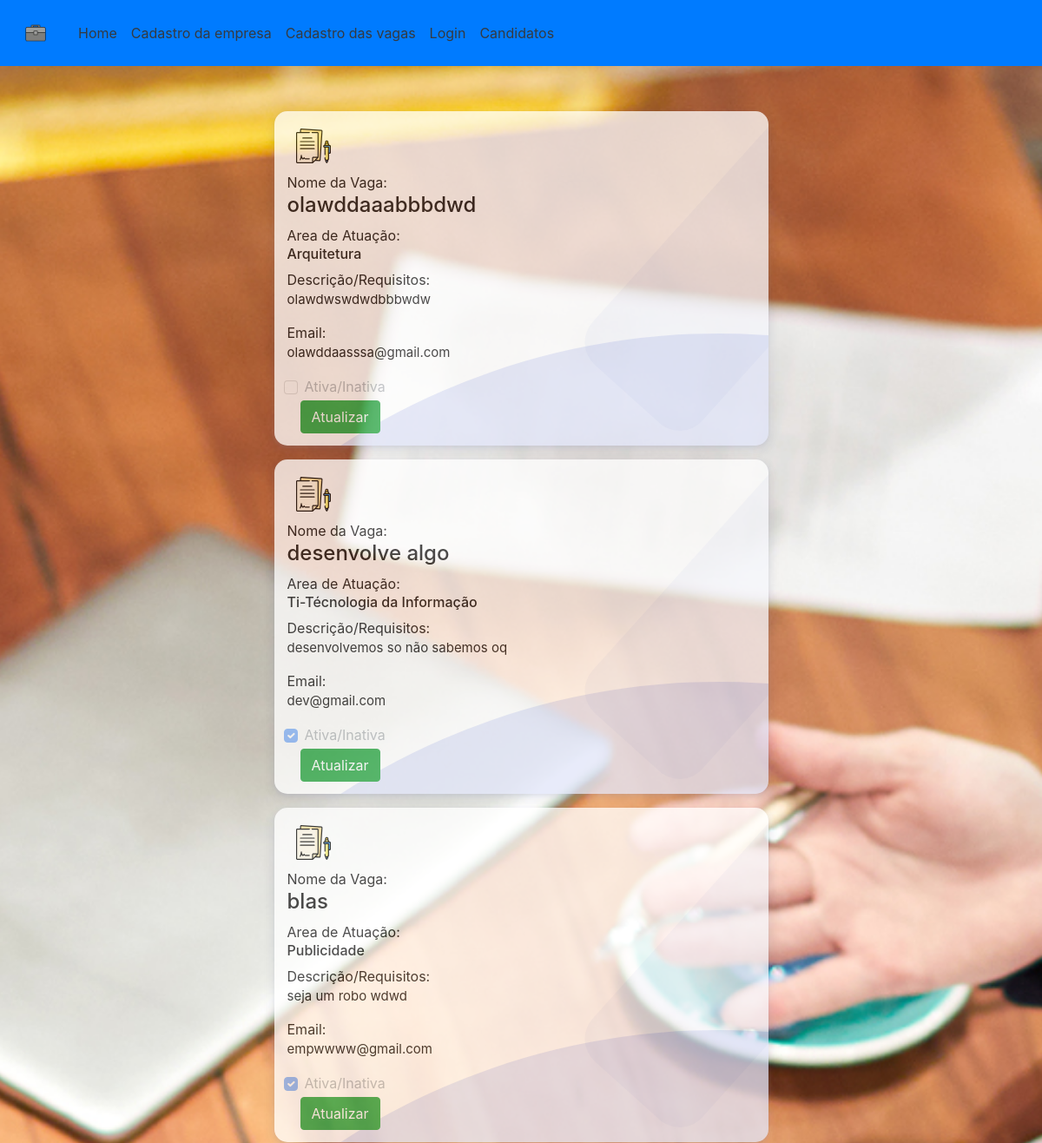
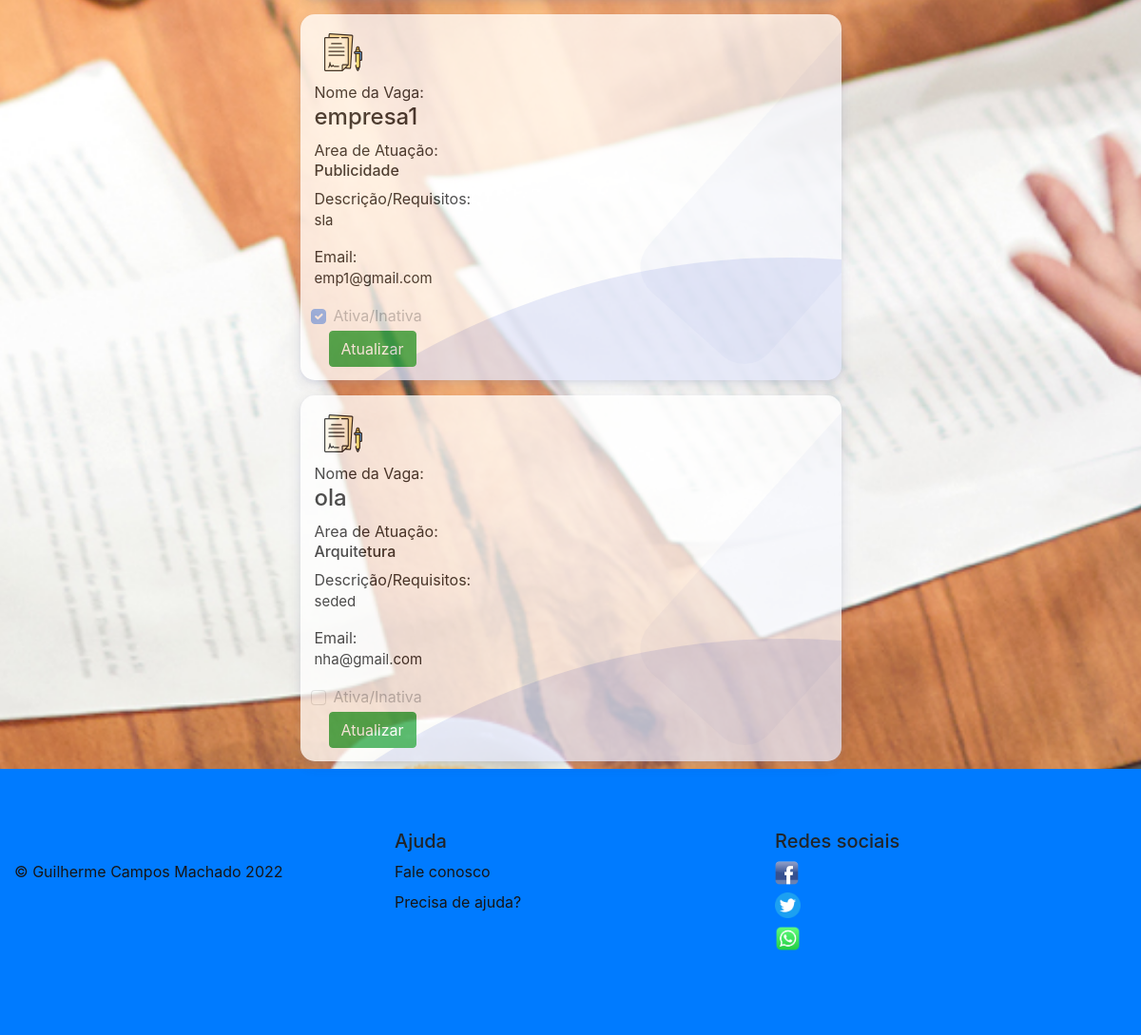
Screenshot of /emprego_sempre/indexempresa.php (signed in) with the database file from the repository (2 pictures, top to bottom).
### tables this page shows
CREATE TABLE IF NOT EXISTS `cadastro_vagas` (
  `id_cadastro_vagas` int(11) NOT NULL AUTO_INCREMENT,
  `praso_incial` datetime NOT NULL DEFAULT current_timestamp(),
  `nome_vagas` varchar(100) NOT NULL DEFAULT '',
  `id_area` int(11) NOT NULL DEFAULT 0,
  `id_usuario` int(11) NOT NULL DEFAULT 0,
  `desc_vagas` varchar(250) NOT NULL DEFAULT '',
  `email_envio` varchar(100) NOT NULL,
  `status` tinyint(4) NOT NULL DEFAULT 0,
  PRIMARY KEY (`id_cadastro_vagas`),
  KEY `id_area` (`id_area`),
  KEY `id_usuario` (`id_usuario`),
  CONSTRAINT `FK_cadastro_vagas_area_vagas` FOREIGN KEY (`id_area`) REFERENCES `area_vagas` (`id_area`) ON DELETE NO ACTION ON UPDATE NO ACTION,
  CONSTRAINT `FK_cadastro_vagas_usuario_empresa` FOREIGN KEY (`id_usuario`) REFERENCES `usuario_empresa` (`Id_usuario`) ON DELETE NO ACTION ON UPDATE NO ACTION
);

CREATE TABLE IF NOT EXISTS `area_vagas` (
  `id_area` int(11) NOT NULL AUTO_INCREMENT,
  `nome_area` varchar(50) NOT NULL,
  PRIMARY KEY (`id_area`) USING BTREE,
  UNIQUE KEY `nome_area` (`nome_area`)
);

### emprego_sempre/indexempresa.php (the view, shortened to what this page needs)
<?php
include("conn.php");
$usuario = $_SESSION['user_id'];
$sql = "SELECT c.id_usuario,c.nome_vagas,c.id_area,c.desc_vagas,c.`status`,a.nome_area,c.id_cadastro_vagas,c.email_envio
FROM cadastro_vagas AS c
INNER JOIN area_vagas AS a ON a.id_area = c.id_area  WHERE c.id_usuario ='$usuario'";
$resvaga = mysqli_query($conn, $sql);
?>
<!DOCTYPE html>
<html lang="pt-br">
<head>
    <link href="https://cdn.jsdelivr.net/npm/simple-datatables@latest/dist/style.css" rel="stylesheet" />
    <link href="css/styles.css" rel="stylesheet" />
    <link href="css/indexempresa.css" rel="stylesheet" />
    <link href="css/card.css" rel="stylesheet" />
    <link href="https://cdn.jsdelivr.net/npm/bootstrap@5.1.3/dist/css/bootstrap.min.css" rel="stylesheet">
</head>
<body>
    <?php include('navempresa.php') ?>
    <div id="layoutSidenav_content">
        <main class="bg-image">
            <br><br><br><br><br>
            <link rel="stylesheet" href="https://maxcdn.bootstrapcdn.com/bootstrap/4.3.1/css/bootstrap.min.css">
            <div class="section_our_solution">
                <div class="row px-0 mx-0">
                    <div class="col-lg-12 col-md-12 col-sm-12">
                        <div class="our_solution_category">
                            <div class="solution_cards_box">
                                <?php while ($linha = mysqli_fetch_assoc($resvaga)) { ?>
                                    <div class="solution_card opacity-75">
                                        <div class="hover_color_bubble"></div>
                                        <div class="so_top_icon">
                                        </div>
                                        <div class="solu_title">
                                            <div class="text">Nome da Vaga: <h4 class="text " value="<?php echo $linha['id_cadastro_vagas']; ?>"><?php echo $linha['nome_vagas']; ?></h4>
                                            </div>
                                            <div class="text">Area de Atuação: <h6 class="text " value="<?php echo $linha['id_area']; ?>"><?php echo $linha['nome_area']; ?></h6>
                                            </div>
                                        </div>
                                        <div class="solu_description">
                                            <div class="text">Descrição/Requisitos: <p class="text " value="<?php echo $linha['id_cadastro_vagas']; ?>"><?php echo $linha['desc_vagas']; ?></p>
                                            </div>
                                            <div class="text">Email: <p class="text " value="<?php echo $linha['id_cadastro_vagas']; ?>"><?php echo $linha['email_envio']; ?></p>
                                            </div>
                                        </div>
                                        <div class="form-check">
                                            <input class="form-check-input" type="checkbox" value="1" name="stat" id="stat" disabled <?php if ($linha['status'] == "1") {
                                                                                                                                            echo "checked";
                                                                                                                                        } ?>>
                                            <label class="form-check-label" for="flexCheckChecked">
                                                Ativa/Inativa
                                            </label>
                                        </div>
                                        <div class="col-12 my-1">
                                            <a href="editar.php?id=<?php echo $linha['id_cadastro_vagas'] ?>"><button type="button" name="btn-att" id="btn-att" class="btn btn-success">Atualizar</button></a>
                                        </div>
                                    </div>
                                <?php } ?>
                            </div>
                        </div>
                    </div>
                </div>
            </div>
        </main>
        <div class="container-fluid bg-primary">
            <footer class="row row-cols-1 row-cols-sm-2 row-cols-md-5 py-5 ">
                <div class="col mb-3">
                    <a href="/" class="d-flex align-items-center mb-3 link-dark text-decoration-none">
                        <svg class="bi me-2" width="40" height="32">
                            <use xlink:href="#bootstrap"></use>
                        </svg>
                    </a>
                    <p class="text">© Guilherme Campos Machado 2022</p>
                </div>
                <div class="col mb-3 py-3">
                    <h5>Ajuda</h5>
                    <ul class="nav flex-column">
                        <li class="nav-item mb-2"><a href="#" class="nav-link p-0 text">Fale conosco</a></li>
                        <li class="nav-item mb-2"><a href="#" class="nav-link p-0 text">Precisa de ajuda?</a></li>
                    </ul>
                </div>
                <div class="col mb-3 py-3">
                    <h5>Redes sociais</h5>
                    <ul class="nav flex-column">
                        <li class="nav-item mb-2 heigth"><a href="../https://www.facebook.com/" class="nav-link p-0 text"><img src="img/img-original/face-removebg-preview.png" style="height: 25px;"></a></li>
                        <li class="nav-item mb-2 heigth"><a href="../https://twitter.com/" class="nav-link p-0 text"><img src="img/img-original/twit.png" style="height: 27px;"></a></li>
                        <li class="nav-item mb-2 heigth"><a href="#" class="nav-link p-0 text"><img src="img/img-original/iconewhats.png" style="height: 27px;"></a></li>
                    </ul>
                </div>
            </footer>
        </div>
    </div>
</body>
</html>

### emprego_sempre/css/indexempresa.css (style rules this page uses)
body { background: url('../img/img-original/entrevista.jpg') center center no-repeat fixed; -webkit-background-size: cover; -moz-background-size: cover; -o-background-size: cover; background-size: cover; }
.text { color: rgb(22, 21, 22) !important; }

### emprego_sempre/css/card.css (style rules this page uses)
.section_our_solution .row { align-items: center; }
.our_solution_category { display: flex; flex-direction: row; flex-wrap: wrap; }
.our_solution_category .solution_cards_box { display: flex; flex-direction: column; justify-content: center; }
.solution_cards_box .solution_card { flex: 0 50%; background: #fff; box-shadow: 0 2px 4px 0 rgba(136, 144, 195, 0.2), 0 5px 15px 0 rgba(37, 44, 97, 0.15); border-radius: 15px; margin: 8px; padding: 10px 15px; position: relative; z-index: 1; overflow: hidden; min-height: 265px; transition: 0.7s; }
.solution_cards_box .solution_card:before { content: ""; position: absolute; background: rgb(85 108 214 / 5%); width: 170px; height: 400px; z-index: -1; transform: rotate(42deg); right: -56px; top: -23px; border-radius: 35px; }
.solution_card .solu_description p { font-size: 15px; margin-bottom: 15px; }
.hover_color_bubble { position: absolute; background: rgb(54 81 207 / 15%); width: 100rem; height: 100rem; left: 0; right: 0; z-index: -1; top: 16rem; border-radius: 50%; transform: rotate(-36deg); left: -18rem; transition: 0.7s; }
.solution_cards_box .solution_card .so_top_icon { width: 60px; height: 60px; border-radius: 50%; background: #fff; overflow: hidden; display: flex; align-items: center; justify-content: center; }
@media screen and (min-width: 320px) { .our_solution_category { width: 100%; margin: 0 auto; } }
@media screen and (min-width: 320px) { .our_solution_category .solution_cards_box { flex: auto; } }
@media only screen and (min-width: 768px) { .our_solution_category .solution_cards_box { flex: 1; } }
@media only screen and (min-width: 1024px) { .our_solution_category { width: 50%; margin: 0 auto; } }

### rows the page displays
cadastro_vagas: $linha['id_cadastro_vagas'] 15 (drawn), nome_vagas "olawddaaabbbdwd", id_area.nome_area "Arquitetura", desc_vagas "olawdwswdwdbbbwdw", email_envio "olawddaasssa@gmail.com"
cadastro_vagas: $linha['id_cadastro_vagas'] 16 (drawn), nome_vagas "desenvolve algo", id_area.nome_area "Ti-Técnologia da Informação", desc_vagas "desenvolvemos so não sabemos oq", email_envio "dev@gmail.com", status "☑"
cadastro_vagas: $linha['id_cadastro_vagas'] 17 (drawn), nome_vagas "blas", id_area.nome_area "Publicidade", desc_vagas "seja um robo wdwd", email_envio "empwwww@gmail.com", status "☑"
cadastro_vagas: $linha['id_cadastro_vagas'] 18 (drawn), nome_vagas "empresa1", id_area.nome_area "Publicidade", desc_vagas "sla", email_envio "emp1@gmail.com", status "☑"
cadastro_vagas: $linha['id_cadastro_vagas'] 19 (drawn), nome_vagas "ola", id_area.nome_area "Arquitetura", desc_vagas "seded", email_envio "nha@gmail.com"
